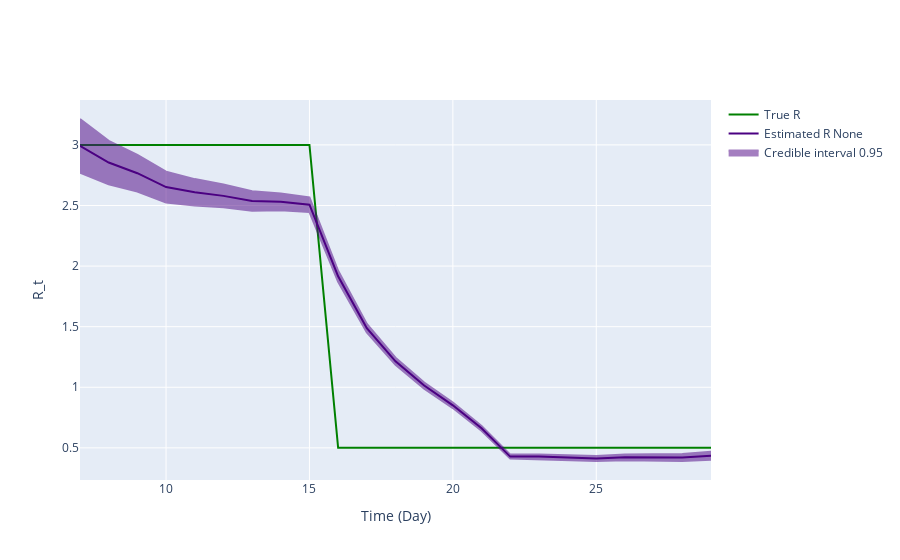

The notebook cell saved with this chart:
### Code cell
fig = ReproductionNumberPlot()

fig.add_ground_truth_rt(ground_truth)
fig.add_interval_rt(interval2)

fig.update_labels(time_label='Time (Day)', r_label='R_t')

fig.show_figure()

### Figure 1 — Plotly figure (JSON) as saved in the notebook; plotly's stock layout.template omitted (floating-point values rounded to 4 significant figures)
{"data": [{"line": {"color": "green"}, "mode": "lines", "name": "True R", "type": "scatter", "x": [7, 8, 9, 10, 11, 12, 13, 14, 15, 16, 17, 18, 19, 20, 21, 22, 23, 24, 25, 26, 27, 28, 29], "y": [3, 3, 3, 3, 3, 3, 3, 3, 3, 0.5, 0.5, 0.5, 0.5, 0.5, 0.5, 0.5, 0.5, 0.5, 0.5, 0.5, 0.5, 0.5, 0.5]}, {"line": {"color": "indigo"}, "mode": "lines", "name": "Estimated R None", "type": "scatter", "x": [7, 8, 9, 10, 11, 12, 13, 14, 15, 16, 17, 18, 19, 20, 21, 22, 23, 24, 25, 26, 27, 28, 29], "y": [2.993, 2.855, 2.766, 2.652, 2.609, 2.579, 2.537, 2.53, 2.506, 1.916, 1.488, 1.214, 1.015, 0.8509, 0.6611, 0.428, 0.4279, 0.4176, 0.4127, 0.4221, 0.4222, 0.421, 0.4354]}, {"fill": "toself", "fillcolor": "indigo", "line": {"color": "indigo"}, "mode": "lines", "name": "Credible interval 0.95", "opacity": 0.5, "showlegend": true, "type": "scatter", "x": [7, 8, 9, 10, 11, 12, 13, 14, 15, 16, 17, 18, 19, 20, 21, 22, 23, 24, 25, 26, 27, 28, 29, 29, 28, 27, 26, 25, 24, 23, 22, 21, 20, 19, 18, 17, 16, 15, 14, 13, 12, 11, 10, 9, 8, 7], "y": [3.214, 3.034, 2.917, 2.779, 2.718, 2.673, 2.618, 2.6, 2.567, 1.962, 1.523, 1.244, 1.04, 0.8734, 0.6809, 0.4443, 0.445, 0.4362, 0.4334, 0.4456, 0.4485, 0.4504, 0.4688, 0.4021, 0.3916, 0.3959, 0.3986, 0.3919, 0.399, 0.4107, 0.4117, 0.6413, 0.8284, 0.9893, 1.185, 1.452, 1.87, 2.446, 2.46, 2.457, 2.486, 2.5, 2.525, 2.615, 2.676, 2.772]}], "layout": {"hovermode": "x unified", "xaxis": {"title": {"text": "Time (Day)"}}, "yaxis": {"title": {"text": "R_t"}}}}
